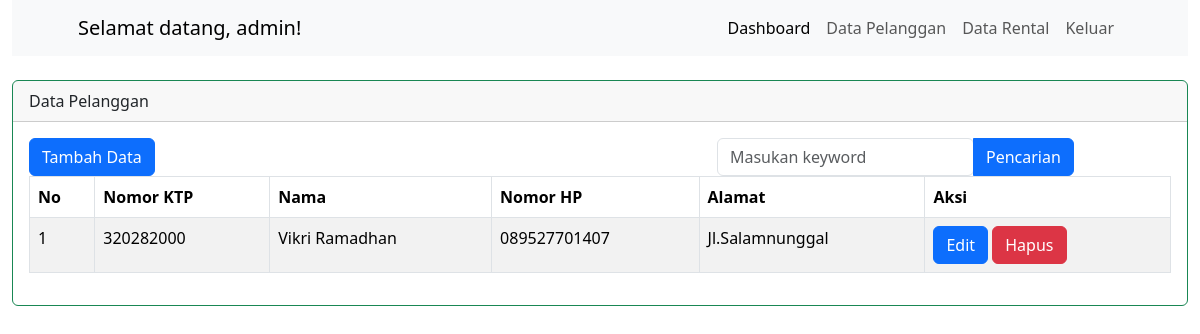
Screenshot of /tampil_data_pelanggan_user.php (signed in) with the database file from the repository.
### tables this page shows
CREATE TABLE `tbl_pelanggan_vikri` (
  `nik_ktp_vikri` varchar(16) NOT NULL,
  `nama_vikri` varchar(35) NOT NULL,
  `no_hp_vikri` varchar(15) NOT NULL,
  `alamat_vikri` varchar(45) NOT NULL
);

### tampil_data_pelanggan_user.php (the view, shortened to what this page needs)
<!DOCTYPE html>
<html lang="en">
<head>
<link rel="stylesheet" type="text/css" href="https://cdnjs.cloudflare.com/ajax/libs/font-awesome/5.13.0/css/all.min.css">
<link href="bootstrap-5.3.2-dist/css/bootstrap.min.css" rel="stylesheet" >
</head>
<body>
<div class="container-fluid">
<div class="row">
<div class="col-md-12 mb-4">
<?php include "menu_user.php";?>
</div>
</div>
<div class="card border-success mb-3" >
<div class="card-header">Data Pelanggan</div>
<div class="card-body text-success">
<div class="row">
<div class="col-md-5">
<a href='data_pelanggan_user.php' class='btn btn-primary'>Tambah Data</a>
</div>
<div class="col-md-6 ">
<form action="cari_data_pelanggan_user.php" method="GET">
<div class="btn-group float-end" role="group" >
<input type="text" name="keyword" class="form-control"
placeholder="Masukan keyword" required>
<button type="submit" class="btn btn-primary">Pencarian</button>
</div>
</form>
</div>
</div>
<div class="row">
<div class="col-md-12">
<table class="table table-bordered table-striped table-hover">
<thead>
<tr>
<th>No</th>
<th>Nomor KTP</th>
<th>Nama</th>
<th>Nomor HP</th>
<th>Alamat</th>
<th>Aksi</th>
</tr>
</thead>
<?php
include "koneksi.php";
$i = 0;
$tampil = mysqli_query($koneksi, "SELECT * FROM tbl_pelanggan_vikri");
while ($data = mysqli_fetch_array($tampil)) {
    $i++;
    ?>
<tr>
<td><?=$i?></td>
<td><?=$data['nik_ktp_vikri']?></td>
<td><?=$data['nama_vikri']?></td>
<td><?=$data['no_hp_vikri']?></td>
<td><?=$data['alamat_vikri']?></td>
<td>
<a href="edit_data_pelanggan_user.php?nik_ktp_vikri=<?=$data['nik_ktp_vikri']?>" class='btn
btn-primary'>Edit</a>
<a href="delete_data_pelanggan_user.php?nik_ktp_vikri=<?=$data['nik_ktp_vikri']?>"
class='btn btn-danger' onclick="return confirm('Apakah anda yakin ingin menghapus ini ?')">Hapus</a>
</td>
</tr>
<?php
}
?>
</table>
</div>
</div>
</div>
</div>
</div>
</body>
</html>

### rows the page displays
tbl_pelanggan_vikri: nik_ktp_vikri "320282000", nama_vikri "Vikri Ramadhan", no_hp_vikri "089527701407", alamat_vikri "Jl.Salamnunggal"

### other values shown
$_SESSION['username_vikri'] "admin"
